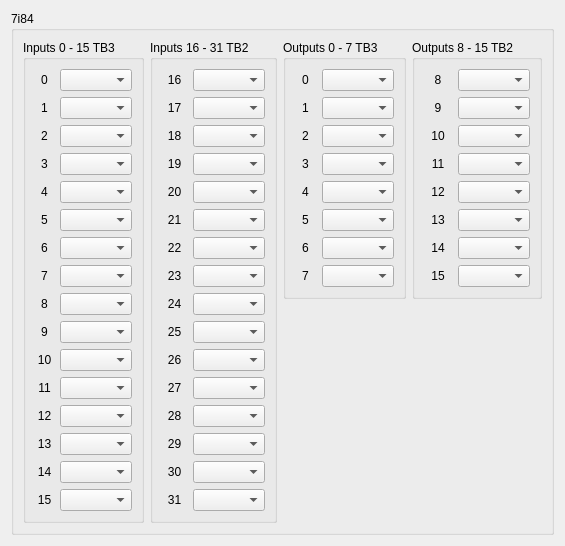
          <widget class="QWidget" name="ss7i84">
           <layout class="QGridLayout" name="gridLayout_60">
            <item row="0" column="0">
             <widget class="QGroupBox" name="groupBox_22">
              <property name="title">
               <string>7i84</string>
              </property>
              <layout class="QGridLayout" name="gridLayout_65">
               <item row="0" column="3">
                <widget class="QGroupBox" name="groupBox_26">
                 <property name="title">
                  <string>Outputs 8 - 15 TB2</string>
                 </property>
                 <layout class="QGridLayout" name="gridLayout_64">
                  <item row="2" column="0">
                   <widget class="QLabel" name="label_460">
                    <property name="text">
                     <string>10</string>
                    </property>
                    <property name="alignment">
                     <set>Qt::AlignCenter</set>
                    </property>
                   </widget>
                  </item>
                  <item row="1" column="0">
                   <widget class="QLabel" name="label_466">
                    <property name="text">
                     <string>9</string>
                    </property>
                    <property name="alignment">
                     <set>Qt::AlignCenter</set>
                    </property>
                   </widget>
                  </item>
                  <item row="7" column="0">
                   <widget class="QLabel" name="label_465">
                    <property name="text">
                     <string>15</string>
                    </property>
                    <property name="alignment">
                     <set>Qt::AlignCenter</set>
                    </property>
                   </widget>
                  </item>
                  <item row="0" column="0">
                   <widget class="QLabel" name="label_467">
                    <property name="text">
                     <string>8</string>
                    </property>
                    <property name="alignment">
                     <set>Qt::AlignCenter</set>
                    </property>
                   </widget>
                  </item>
                  <item row="5" column="0">
                   <widget class="QLabel" name="label_463">
                    <property name="text">
                     <string>13</string>
                    </property>
                    <property name="alignment">
                     <set>Qt::AlignCenter</set>
                    </property>
                   </widget>
                  </item>
                  <item row="6" column="0">
                   <widget class="QLabel" name="label_464">
                    <property name="text">
                     <string>14</string>
                    </property>
                    <property name="alignment">
                     <set>Qt::AlignCenter</set>
                    </property>
                   </widget>
                  </item>
                  <item row="0" column="1">
                   <widget class="QComboBox" name="ss7i84out_8"/>
                  </item>
                  <item row="1" column="1">
                   <widget class="QComboBox" name="ss7i84out_9"/>
                  </item>
                  <item row="2" column="1">
                   <widget class="QComboBox" name="ss7i84out_10"/>
                  </item>
                  <item row="5" column="1">
                   <widget class="QComboBox" name="ss7i84out_13"/>
                  </item>
                  <item row="3" column="1">
                   <widget class="QComboBox" name="ss7i84out_11"/>
                  </item>
                  <item row="4" column="1">
                   <widget class="QComboBox" name="ss7i84out_12"/>
                  </item>
                  <item row="7" column="1">
                   <widget class="QComboBox" name="ss7i84out_15"/>
                  </item>
                  <item row="6" column="1">
                   <widget class="QComboBox" name="ss7i84out_14"/>
                  </item>
                  <item row="4" column="0">
                   <widget class="QLabel" name="label_462">
                    <property name="text">
                     <string>12</string>
                    </property>
                    <property name="alignment">
                     <set>Qt::AlignCenter</set>
                    </property>
                   </widget>
                  </item>
                  <item row="3" column="0">
                   <widget class="QLabel" name="label_461">
                    <property name="text">
                     <string>11</string>
                    </property>
                    <property name="alignment">
                     <set>Qt::AlignCenter</set>
                    </property>
                   </widget>
                  </item>
                 </layout>
                </widget>
               </item>
               <item row="0" column="2">
                <widget class="QGroupBox" name="groupBox_23">
                 <property name="title">
                  <string>Outputs 0 - 7 TB3</string>
                 </property>
                 <layout class="QGridLayout" name="gridLayout_61">
                  <item row="1" column="1">
                   <widget class="QComboBox" name="ss7i84out_1"/>
                  </item>
                  <item row="2" column="0">
                   <widget class="QLabel" name="label_454">
                    <property name="text">
                     <string>2</string>
                    </property>
                    <property name="alignment">
                     <set>Qt::AlignCenter</set>
                    </property>
                   </widget>
                  </item>
                  <item row="3" column="0">
                   <widget class="QLabel" name="label_455">
                    <property name="text">
                     <string>3</string>
                    </property>
                    <property name="alignment">
                     <set>Qt::AlignCenter</set>
                    </property>
                   </widget>
                  </item>
                  <item row="4" column="0">
                   <widget class="QLabel" name="label_456">
                    <property name="text">
                     <string>4</string>
                    </property>
                    <property name="alignment">
                     <set>Qt::AlignCenter</set>
                    </property>
                   </widget>
                  </item>
                  <item row="5" column="0">
                   <widget class="QLabel" name="label_457">
                    <property name="text">
                     <string>5</string>
                    </property>
                    <property name="alignment">
                     <set>Qt::AlignCenter</set>
                    </property>
                   </widget>
                  </item>
                  <item row="6" column="0">
                   <widget class="QLabel" name="label_458">
                    <property name="text">
                     <string>6</string>
                    </property>
                    <property name="alignment">
                     <set>Qt::AlignCenter</set>
                    </property>
                   </widget>
                  </item>
                  <item row="7" column="0">
                   <widget class="QLabel" name="label_459">
                    <property name="text">
                     <string>7</string>
                    </property>
                    <property name="alignment">
                     <set>Qt::AlignCenter</set>
                    </property>
                   </widget>
                  </item>
                  <item row="2" column="1">
                   <widget class="QComboBox" name="ss7i84out_2"/>
                  </item>
                  <item row="4" column="1">
                   <widget class="QComboBox" name="ss7i84out_4"/>
                  </item>
                  <item row="3" column="1">
                   <widget class="QComboBox" name="ss7i84out_3"/>
                  </item>
                  <item row="1" column="0">
                   <widget class="QLabel" name="label_453">
                    <property name="text">
                     <string>1</string>
                    </property>
                    <property name="alignment">
                     <set>Qt::AlignCenter</set>
                    </property>
                   </widget>
                  </item>
                  <item row="0" column="0">
                   <widget class="QLabel" name="label_452">
                    <property name="text">
                     <string>0</string>
                    </property>
                    <property name="alignment">
                     <set>Qt::AlignCenter</set>
                    </property>
                   </widget>
                  </item>
                  <item row="5" column="1">
                   <widget class="QComboBox" name="ss7i84out_5"/>
                  </item>
                  <item row="7" column="1">
                   <widget class="QComboBox" name="ss7i84out_7"/>
                  </item>
                  <item row="0" column="1">
                   <widget class="QComboBox" name="ss7i84out_0"/>
                  </item>
                  <item row="6" column="1">
                   <widget class="QComboBox" name="ss7i84out_6"/>
                  </item>
                 </layout>
                </widget>
               </item>
               <item row="1" column="2">
                <spacer name="verticalSpacer_6">
                 <property name="orientation">
                  <enum>Qt::Vertical</enum>
                 </property>
                 <property name="sizeHint" stdset="0">
                  <size>
                   <width>20</width>
                   <height>40</height>
                  </size>
                 </property>
                </spacer>
               </item>
               <item row="1" column="3">
                <spacer name="verticalSpacer_7">
                 <property name="orientation">
                  <enum>Qt::Vertical</enum>
                 </property>
                 <property name="sizeHint" stdset="0">
                  <size>
                   <width>20</width>
                   <height>40</height>
                  </size>
                 </property>
                </spacer>
               </item>
               <item row="0" column="1" rowspan="2">
                <widget class="QGroupBox" name="groupBox_25">
                 <property name="title">
                  <string>Inputs 16 - 31 TB2</string>
                 </property>
                 <layout class="QGridLayout" name="gridLayout_63">
                  <item row="13" column="0">
                   <widget class="QLabel" name="label_449">
                    <property name="text">
                     <string>29</string>
                    </property>
                    <property name="alignment">
                     <set>Qt::AlignCenter</set>
                    </property>
                   </widget>
                  </item>
                  <item row="8" column="1">
                   <widget class="QComboBox" name="ss7i84in_24"/>
                  </item>
                  <item row="15" column="1">
                   <widget class="QComboBox" name="ss7i84in_31"/>
                  </item>
                  <item row="8" column="0">
                   <widget class="QLabel" name="label_444">
                    <property name="text">
                     <string>24</string>
                    </property>
                    <property name="alignment">
                     <set>Qt::AlignCenter</set>
                    </property>
                   </widget>
                  </item>
                  <item row="12" column="0">
                   <widget class="QLabel" name="label_448">
                    <property name="text">
                     <string>28</string>
                    </property>
                    <property name="alignment">
                     <set>Qt::AlignCenter</set>
                    </property>
                   </widget>
                  </item>
                  <item row="5" column="0">
                   <widget class="QLabel" name="label_441">
                    <property name="text">
                     <string>21</string>
                    </property>
                    <property name="alignment">
                     <set>Qt::AlignCenter</set>
                    </property>
                   </widget>
                  </item>
                  <item row="10" column="1">
                   <widget class="QComboBox" name="ss7i84in_26"/>
                  </item>
                  <item row="14" column="0">
                   <widget class="QLabel" name="label_450">
                    <property name="text">
                     <string>30</string>
                    </property>
                    <property name="alignment">
                     <set>Qt::AlignCenter</set>
                    </property>
                   </widget>
                  </item>
                  <item row="2" column="0">
                   <widget class="QLabel" name="label_438">
                    <property name="text">
                     <string>18</string>
                    </property>
                    <property name="alignment">
                     <set>Qt::AlignCenter</set>
                    </property>
                   </widget>
                  </item>
                  <item row="3" column="0">
                   <widget class="QLabel" name="label_439">
                    <property name="text">
                     <string>19</string>
                    </property>
                    <property name="alignment">
                     <set>Qt::AlignCenter</set>
                    </property>
                   </widget>
                  </item>
                  <item row="7" column="1">
                   <widget class="QComboBox" name="ss7i84in_23"/>
                  </item>
                  <item row="4" column="0">
                   <widget class="QLabel" name="label_440">
                    <property name="text">
                     <string>20</string>
                    </property>
                    <property name="alignment">
                     <set>Qt::AlignCenter</set>
                    </property>
                   </widget>
                  </item>
                  <item row="14" column="1">
                   <widget class="QComboBox" name="ss7i84in_30"/>
                  </item>
                  <item row="4" column="1">
                   <widget class="QComboBox" name="ss7i84in_20"/>
                  </item>
                  <item row="5" column="1">
                   <widget class="QComboBox" name="ss7i84in_21"/>
                  </item>
                  <item row="9" column="1">
                   <widget class="QComboBox" name="ss7i84in_25"/>
                  </item>
                  <item row="1" column="1">
                   <widget class="QComboBox" name="ss7i84in_17"/>
                  </item>
                  <item row="11" column="1">
                   <widget class="QComboBox" name="ss7i84in_27"/>
                  </item>
                  <item row="2" column="1">
                   <widget class="QComboBox" name="ss7i84in_18"/>
                  </item>
                  <item row="0" column="1">
                   <widget class="QComboBox" name="ss7i84in_16"/>
                  </item>
                  <item row="6" column="0">
                   <widget class="QLabel" name="label_442">
                    <property name="text">
                     <string>22</string>
                    </property>
                    <property name="alignment">
                     <set>Qt::AlignCenter</set>
                    </property>
                   </widget>
                  </item>
                  <item row="6" column="1">
                   <widget class="QComboBox" name="ss7i84in_22"/>
                  </item>
                  <item row="13" column="1">
                   <widget class="QComboBox" name="ss7i84in_29"/>
                  </item>
                  <item row="11" column="0">
                   <widget class="QLabel" name="label_447">
                    <property name="text">
                     <string>27</string>
                    </property>
                    <property name="alignment">
                     <set>Qt::AlignCenter</set>
                    </property>
                   </widget>
                  </item>
                  <item row="0" column="0">
                   <widget class="QLabel" name="label_436">
                    <property name="text">
                     <string>16</string>
                    </property>
                    <property name="alignment">
                     <set>Qt::AlignCenter</set>
                    </property>
                   </widget>
                  </item>
                  <item row="3" column="1">
                   <widget class="QComboBox" name="ss7i84in_19"/>
                  </item>
                  <item row="1" column="0">
                   <widget class="QLabel" name="label_437">
                    <property name="text">
                     <string>17</string>
                    </property>
                    <property name="alignment">
                     <set>Qt::AlignCenter</set>
                    </property>
                   </widget>
                  </item>
                  <item row="15" column="0">
                   <widget class="QLabel" name="label_451">
                    <property name="text">
                     <string>31</string>
                    </property>
                    <property name="alignment">
                     <set>Qt::AlignCenter</set>
                    </property>
                   </widget>
                  </item>
                  <item row="10" column="0">
                   <widget class="QLabel" name="label_446">
                    <property name="text">
                     <string>26</string>
                    </property>
                    <property name="alignment">
                     <set>Qt::AlignCenter</set>
                    </property>
                   </widget>
                  </item>
                  <item row="12" column="1">
                   <widget class="QComboBox" name="ss7i84in_28"/>
                  </item>
                  <item row="7" column="0">
                   <widget class="QLabel" name="label_443">
                    <property name="text">
                     <string>23</string>
                    </property>
                    <property name="alignment">
                     <set>Qt::AlignCenter</set>
                    </property>
                   </widget>
                  </item>
                  <item row="9" column="0">
                   <widget class="QLabel" name="label_445">
                    <property name="text">
                     <string>25</string>
                    </property>
                    <property name="alignment">
                     <set>Qt::AlignCenter</set>
                    </property>
                   </widget>
                  </item>
                 </layout>
                </widget>
               </item>
               <item row="0" column="0" rowspan="2">
                <widget class="QGroupBox" name="groupBox_24">
                 <property name="title">
                  <string>Inputs 0 - 15 TB3</string>
                 </property>
                 <layout class="QGridLayout" name="gridLayout_62">
                  <item row="14" column="0">
                   <widget class="QLabel" name="label_434">
                    <property name="text">
                     <string>14</string>
                    </property>
                    <property name="alignment">
                     <set>Qt::AlignCenter</set>
                    </property>
                   </widget>
                  </item>
                  <item row="7" column="2">
                   <widget class="QComboBox" name="ss7i84in_7"/>
                  </item>
                  <item row="1" column="2">
                   <widget class="QComboBox" name="ss7i84in_1"/>
                  </item>
                  <item row="3" column="2">
                   <widget class="QComboBox" name="ss7i84in_3"/>
                  </item>
                  <item row="2" column="0">
                   <widget class="QLabel" name="label_422">
                    <property name="text">
                     <string>2</string>
                    </property>
                    <property name="alignment">
                     <set>Qt::AlignCenter</set>
                    </property>
                   </widget>
                  </item>
                  <item row="4" column="2">
                   <widget class="QComboBox" name="ss7i84in_4"/>
                  </item>
                  <item row="13" column="2">
                   <widget class="QComboBox" name="ss7i84in_13"/>
                  </item>
                  <item row="11" column="0">
                   <widget class="QLabel" name="label_431">
                    <property name="text">
                     <string>11</string>
                    </property>
                    <property name="alignment">
                     <set>Qt::AlignCenter</set>
                    </property>
                   </widget>
                  </item>
                  <item row="1" column="0">
                   <widget class="QLabel" name="label_421">
                    <property name="text">
                     <string>1</string>
                    </property>
                    <property name="alignment">
                     <set>Qt::AlignCenter</set>
                    </property>
                   </widget>
                  </item>
                  <item row="11" column="2">
                   <widget class="QComboBox" name="ss7i84in_11"/>
                  </item>
                  <item row="7" column="0">
                   <widget class="QLabel" name="label_427">
                    <property name="text">
                     <string>7</string>
                    </property>
                    <property name="alignment">
                     <set>Qt::AlignCenter</set>
                    </property>
                   </widget>
                  </item>
                  <item row="9" column="2">
                   <widget class="QComboBox" name="ss7i84in_9"/>
                  </item>
                  <item row="2" column="2">
                   <widget class="QComboBox" name="ss7i84in_2"/>
                  </item>
                  <item row="14" column="2">
                   <widget class="QComboBox" name="ss7i84in_14"/>
                  </item>
                  <item row="5" column="2">
                   <widget class="QComboBox" name="ss7i84in_5"/>
                  </item>
                  <item row="6" column="2">
                   <widget class="QComboBox" name="ss7i84in_6"/>
                  </item>
                  <item row="10" column="0">
                   <widget class="QLabel" name="label_430">
                    <property name="text">
                     <string>10</string>
                    </property>
                    <property name="alignment">
                     <set>Qt::AlignCenter</set>
                    </property>
                   </widget>
                  </item>
                  <item row="5" column="0">
                   <widget class="QLabel" name="label_425">
                    <property name="text">
                     <string>5</string>
                    </property>
                    <property name="alignment">
                     <set>Qt::AlignCenter</set>
                    </property>
                   </widget>
                  </item>
                  <item row="6" column="0">
                   <widget class="QLabel" name="label_426">
                    <property name="text">
                     <string>6</string>
                    </property>
                    <property name="alignment">
                     <set>Qt::AlignCenter</set>
                    </property>
                   </widget>
                  </item>
                  <item row="15" column="2">
                   <widget class="QComboBox" name="ss7i84in_15"/>
                  </item>
                  <item row="8" column="2">
                   <widget class="QComboBox" name="ss7i84in_8"/>
                  </item>
                  <item row="10" column="2">
                   <widget class="QComboBox" name="ss7i84in_10"/>
                  </item>
                  <item row="9" column="0">
                   <widget class="QLabel" name="label_429">
                    <property name="text">
                     <string>9</string>
                    </property>
                    <property name="alignment">
                     <set>Qt::AlignCenter</set>
                    </property>
                   </widget>
                  </item>
                  <item row="15" column="0">
                   <widget class="QLabel" name="label_435">
                    <property name="text">
                     <string>15</string>
                    </property>
                    <property name="alignment">
                     <set>Qt::AlignCenter</set>
                    </property>
                   </widget>
                  </item>
                  <item row="8" column="0">
                   <widget class="QLabel" name="label_428">
                    <property name="text">
                     <string>8</string>
                    </property>
                    <property name="alignment">
                     <set>Qt::AlignCenter</set>
                    </property>
                   </widget>
                  </item>
                  <item row="0" column="0">
                   <widget class="QLabel" name="label_418">
                    <property name="text">
                     <string>0</string>
                    </property>
                    <property name="alignment">
                     <set>Qt::AlignCenter</set>
                    </property>
                   </widget>
                  </item>
                  <item row="3" column="0">
                   <widget class="QLabel" name="label_423">
                    <property name="text">
                     <string>3</string>
                    </property>
                    <property name="alignment">
                     <set>Qt::AlignCenter</set>
                    </property>
                   </widget>
                  </item>
                  <item row="0" column="2">
                   <widget class="QComboBox" name="ss7i84in_0"/>
                  </item>
                  <item row="4" column="0">
                   <widget class="QLabel" name="label_424">
                    <property name="text">
                     <string>4</string>
                    </property>
                    <property name="alignment">
                     <set>Qt::AlignCenter</set>
                    </property>
                   </widget>
                  </item>
                  <item row="13" column="0">
                   <widget class="QLabel" name="label_433">
                    <property name="text">
                     <string>13</string>
                    </property>
                    <property name="alignment">
                     <set>Qt::AlignCenter</set>
                    </property>
                   </widget>
                  </item>
                  <item row="12" column="0">
                   <widget class="QLabel" name="label_432">
                    <property name="text">
                     <string>12</string>
                    </property>
                    <property name="alignment">
                     <set>Qt::AlignCenter</set>
                    </property>
                   </widget>
                  </item>
                  <item row="12" column="2">
                   <widget class="QComboBox" name="ss7i84in_12"/>
                  </item>
                 </layout>
                </widget>
               </item>
              </layout>
             </widget>
            </item>
           </layout>
          </widget>
